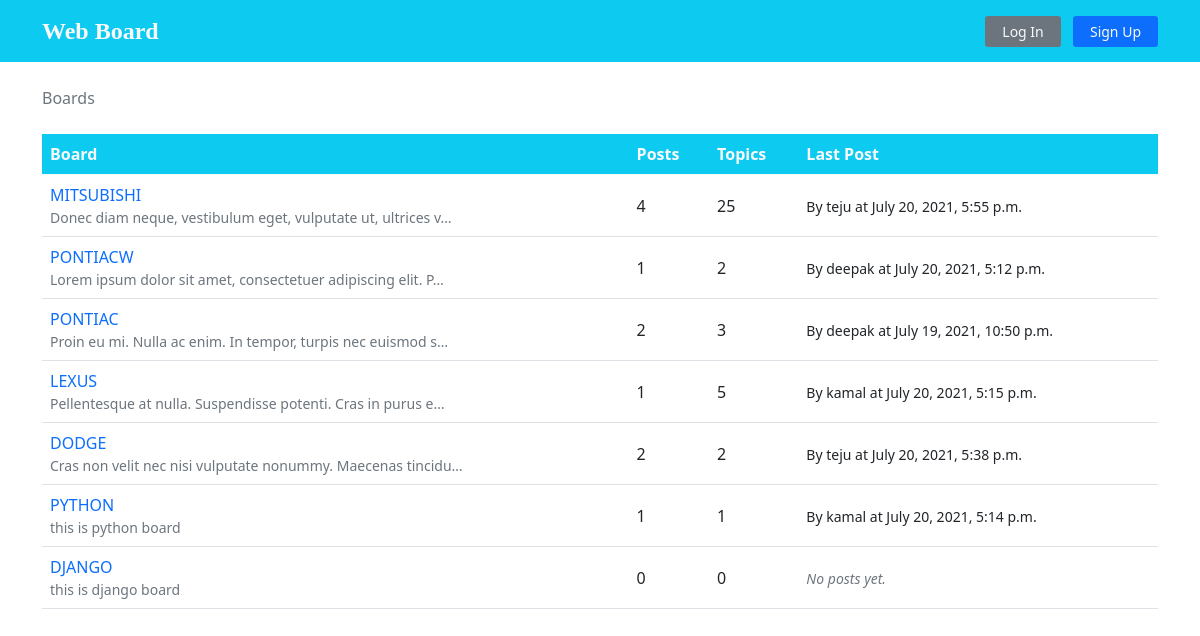
The app's page /, older data.
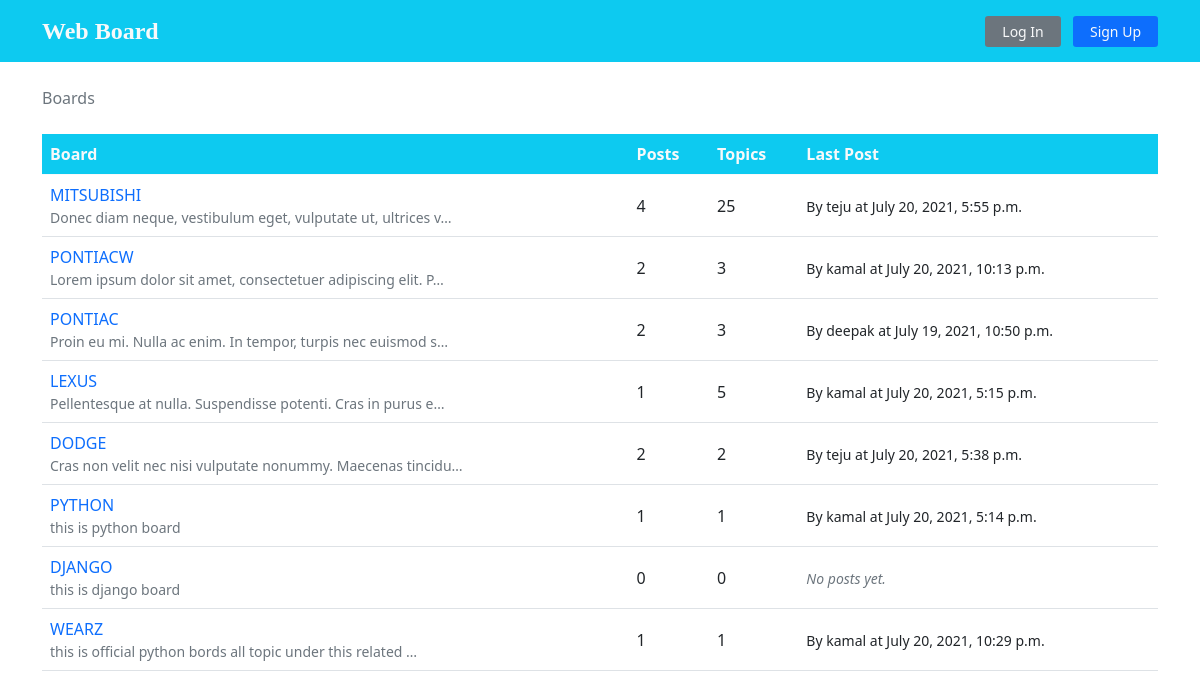
The same page, newer data.
### boards/models.py (models this page shows, shortened)
class Board(models.Model):
    name = models.CharField(max_length=99, unique=True)
    description = models.CharField(max_length=200)
    def get_posts_count(self):
        return Post.objects.filter(topic__board=self).count()
    def get_last_post(self):
        return Post.objects.filter(topic__board=self).order_by('-created_at').first()

class Post(models.Model):
    message = models.TextField(max_length=250)
    topic = models.ForeignKey(Topic, on_delete=models.CASCADE, related_name='post_topic')
    created_at = models.DateTimeField(auto_now_add=True)
    updated_at = models.DateTimeField(null=True)
    created_by = models.ForeignKey(User, on_delete= models.CASCADE, related_name='post')
    updated_by = models.ForeignKey(User, on_delete= models.CASCADE,null=True, related_name='+' )

### boards/views.py (the view)
# urls.py: url(r'^$', views.home, name='home'),
def home(request):
    board_list = Board.objects.all()
    ctx = {'boards':board_list, 'login_form':loginform, 'signup_form': signupform}
    return render(request, 'home.html',ctx)

### templates/home.html (shortened to what this page needs)
{% extends 'base.html' %}
{% block content %}
<div class="container">
  <ol class="breadcrumb my-4">
    <li class="breadcrumb-item active">Boards</li>
  </ol>
<table class="table">
  <thead class="thead-inverse bg-info text-light">
    <tr>
      <th>Board</th>
      <th>Posts</th>
      <th>Topics</th>
      <th>Last Post</th>
    </tr>
  </thead>
  <tbody>
    {% for board in boards %}
    <tr>
      <td>
        <a
          class="text-decoration-none"
          href="{% url 'boards:topic-list' board.name %}">
          {{ board.name | upper }}
        </a>
        <small class="text-muted d-block"
          >{{ board.description | truncatechars:60 }}</small>
      </td>
      <td class="align-middle">{{ board.get_posts_count }}</td>
      <td class="align-middle">{{ board.topics.count }}</td>
      <td class="align-middle">
        {% with post=board.get_last_post %}
  {% if post %}
    <small>
        By {{ post.created_by.username }} at {{ post.created_at }}
    </small>
  {% else %}
    <small class="text-muted">
      <em>No posts yet.</em>
    </small>
  {% endif %}
{% endwith %}
      </td>
    </tr>
    {% endfor %}
  </tbody>
</table>
</div>
{% endblock %}

Row changes from the older to the newer data that the page shows:
computed for Board "PONTIACW": get_posts_count "1" → "2"; topics.count "2" → "3"; get_last_post.created_by.username "deepak" → "kamal"; get_last_post.created_at "July 20, 2021, 5:12 p.m." → "July 20, 2021, 10:13 p.m."
added Board: name "WEARZ", description "this is official python bords all topic under this related …", get_posts_count "1", topics.count "1", get_last_post.created_by.username "kamal", get_last_post.created_at "July 20, 2021, 10:29 p.m."
